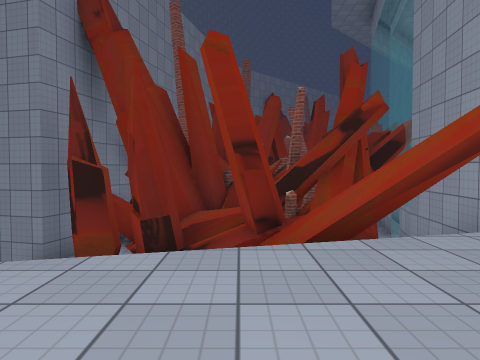
view 1 (above)

22 first-person views from a walk through a scene from a Unity 3-D project. The camera is 1.2 m above the floor, tilts 2° down and sees 70° across. The floor is counted in squares, 2 m on a side. Each view is taken from the middle of a square. On the plan, view 1 faces up. The plan holds only what a view shows up to about 10 squares ahead; the rest is blank. The place goes on beyond the plan. Some animated figures are not drawn. Some surface patterns are stand-ins.

view 2
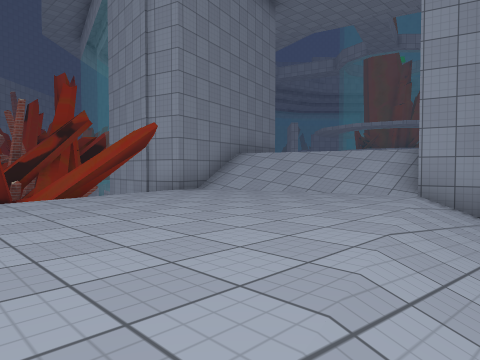

view 3
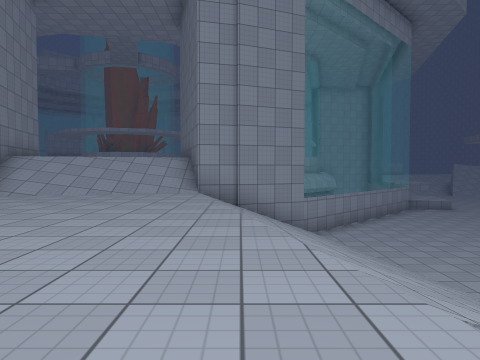

view 4
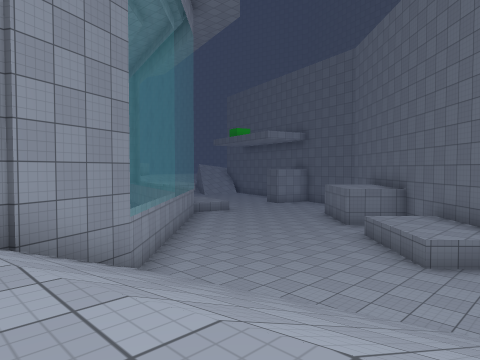

view 5
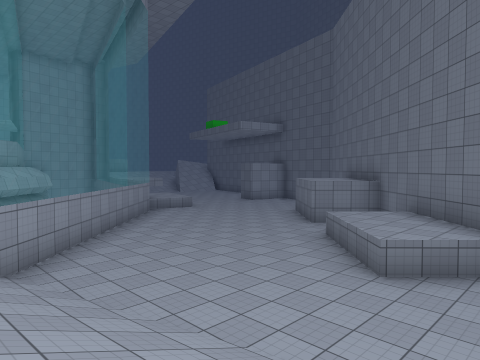

view 6
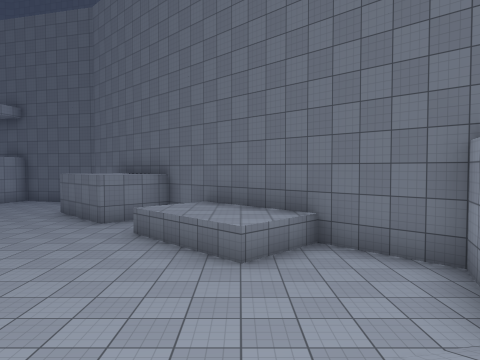

view 7
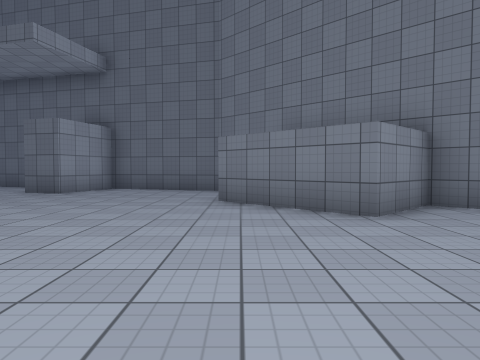

view 8
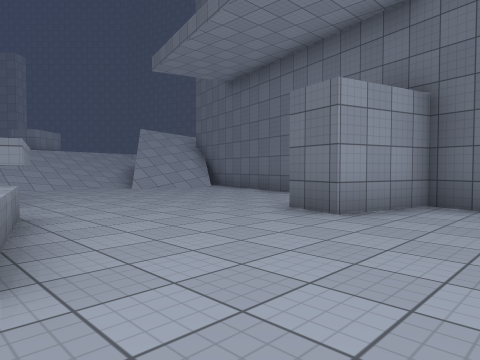

view 9
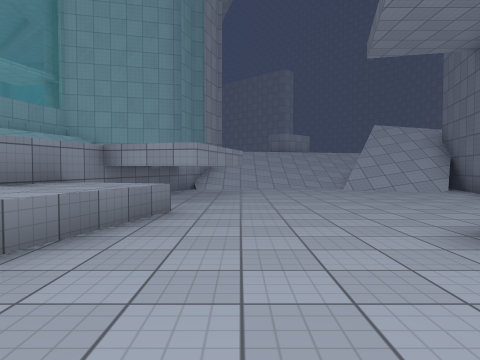

view 10
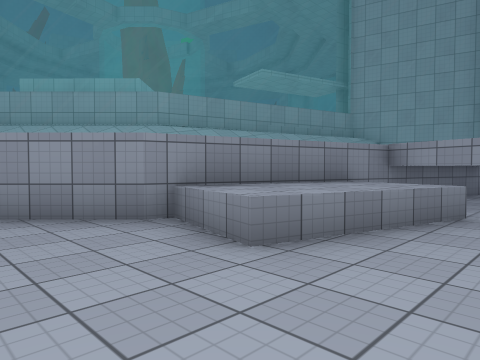

view 11
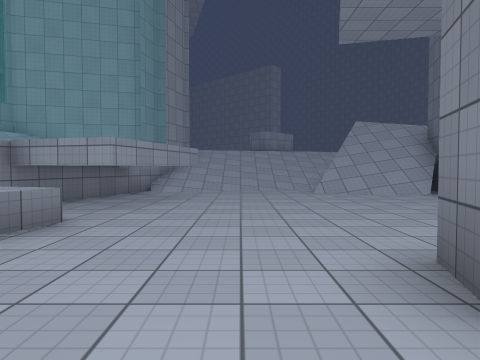

view 12
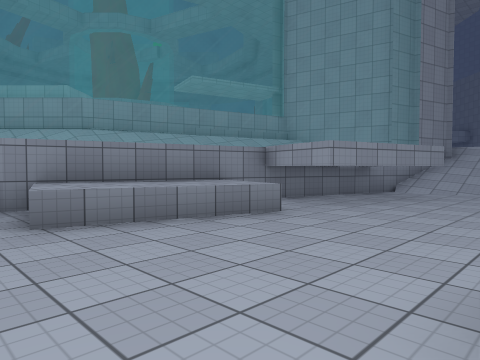

view 13
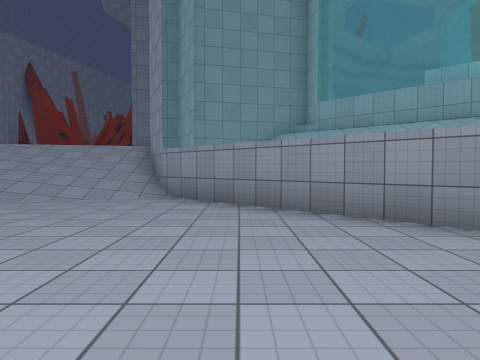

view 14
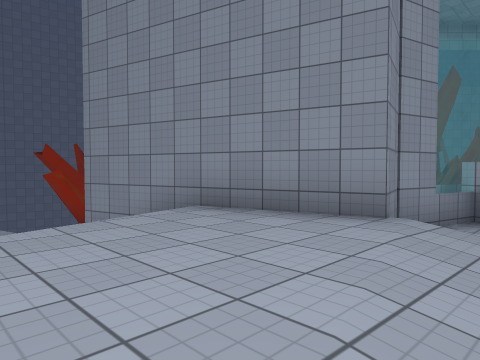

view 15
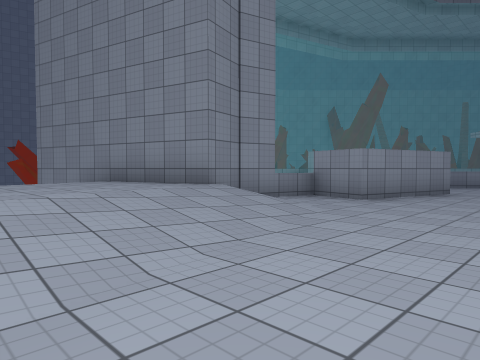

view 16
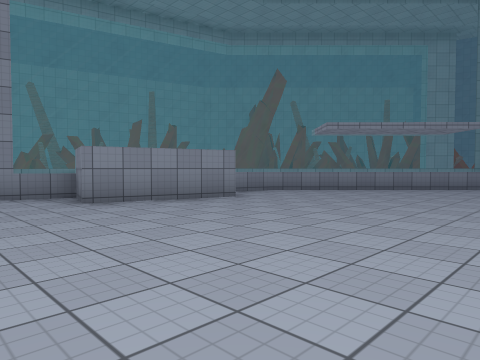

view 17
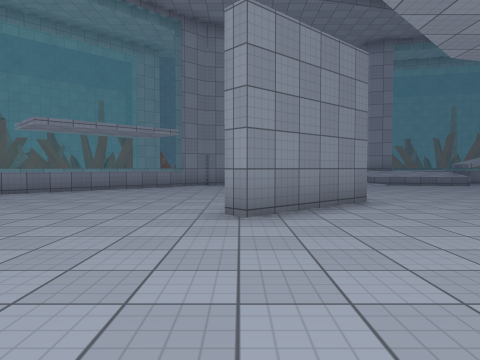

view 18
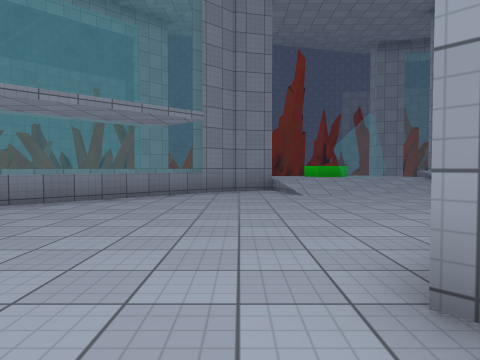

view 19
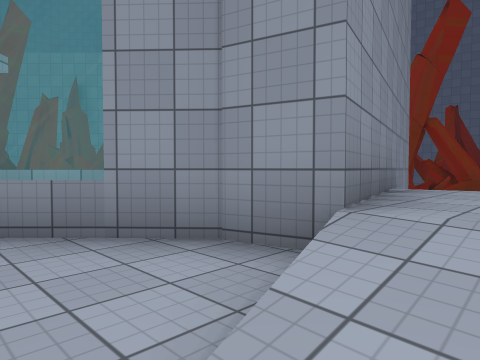

view 20
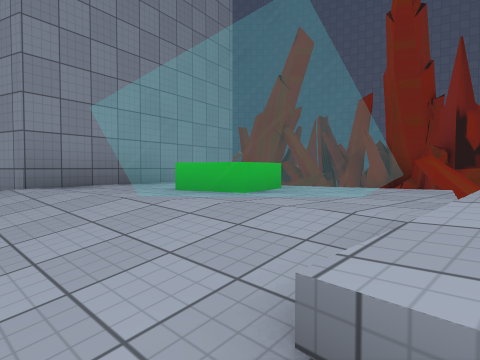

view 21
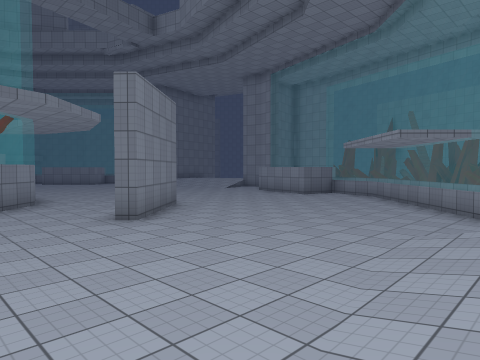

view 22
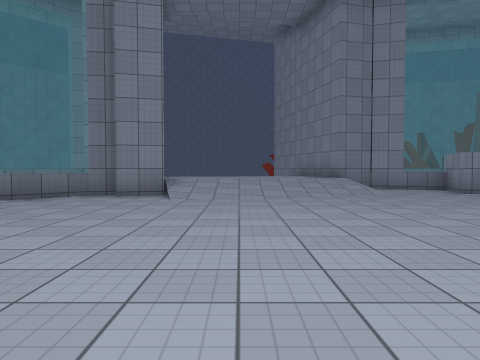

### Floor plan
Key: @ floor where view 1 was taken; # wall or solid block; x gap in a wall; . main floor; : floor 0.5 m higher than the main floor; - floor 1.25 m lower than the main floor; _ floor 3.75 m lower than the main floor; / step, stairs or slope; = window, fence, low wall or low ledge; ^ raised ledge; v drop or lower ground.
Columns run from 5 left of view 1 to 21 right of it. Each row starts with its distance up from view 1.
 25                    ######
 24                    #    #^
 23                    #
 22
 21                     #   /v
 20                     #/ ::v
 19              v      #:::=:
 18             ###     #::=://
 17            ###     ##//////
 16                   #=.////..
 15                  #=........
 14                 #=.........
 13                #=..........
 12               v=...........
 11                ........#..
 10          #     #.....###..
  9       #  #     #..........
  8   #   ## #   v##.........#
  7 v#########   =..........##
  6  v########   #..........#
  5      ###/# ###//......
  4       /#/###:://......
  3      ///--//:::/.......
  2     ------//::://.......
  1     ------///:://......
  0     -@----///  #......
 -1    -------/#####....
 -2   -----////#v v#=..
 -3    v///////##  v#=#
 -4     ////////#   v####
 -5       ///____#v  v##
 -6       ________#v  v#===
 -7      #_________#   vvv====#
 -8      #__^_______#     vvvv#
 -9      ##^^^_______##
-10        #^^^_______^###
-11         #^ #_____^^^^######
-12          ####______^^### /#
-13           # ##_________#_//
-14              ____________//
-15               ____________/
-16               #__##_____///
-17               #### _____/
-18                     ##__///
-19                      #####/
-20                           x

Positions as (right, up) in squares from view 1, and headings:
1: (0, 0), facing up
2: (-1, -3), facing up-right
3: (-3, -2), facing right
4: (1, -1), facing down-right
5: (1, -3), facing down-right
6: (3, -3), facing down
7: (8, -7), facing down
8: (10, -11), facing down-right
9: (10, -13), facing right
10: (10, -13), facing up-right
11: (11, -14), facing right
12: (11, -15), facing up-right
13: (8, -11), facing up
14: (10, 1), facing up-left
15: (13, 1), facing up-left
16: (16, 5), facing up-left
17: (16, 5), facing up
18: (15, 8), facing up
19: (17, 15), facing up-left
20: (21, 16), facing up-left
21: (21, 17), facing down-left
22: (18, 2), facing left
